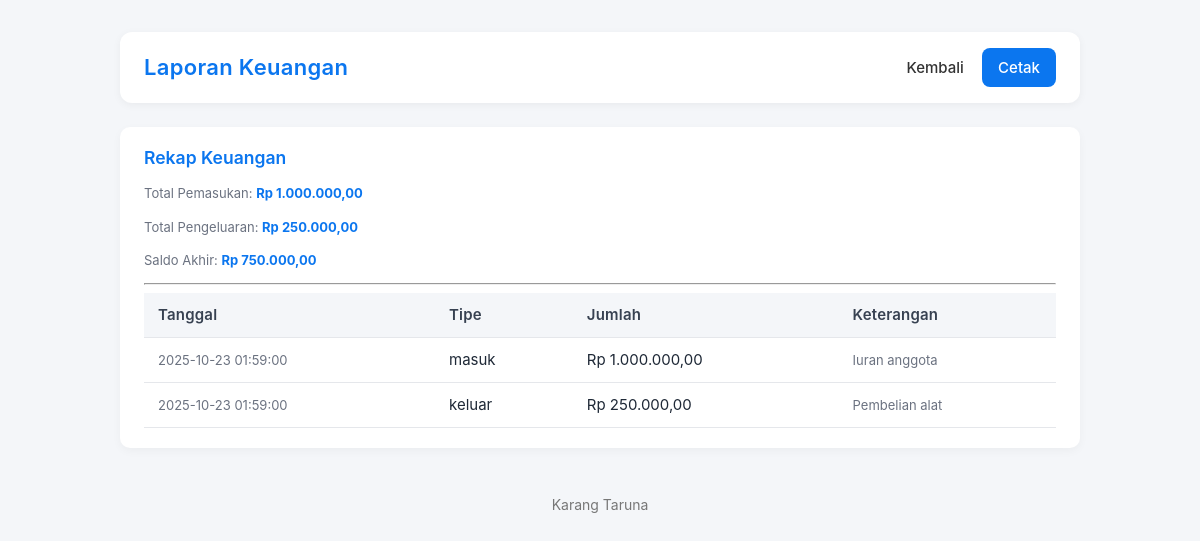
Page /laporan_keuangan.php (signed in) on the committed database.
### tables this page shows
CREATE TABLE IF NOT EXISTS keuangan (
  id INT AUTO_INCREMENT PRIMARY KEY,
  tanggal DATETIME DEFAULT CURRENT_TIMESTAMP,
  tipe ENUM('masuk','keluar') NOT NULL,
  keterangan VARCHAR(255),
  jumlah DECIMAL(15,2) NOT NULL,
  created_by INT
);

### laporan_keuangan.php (the view, shortened to what this page needs)
<?php
require 'db.php';
$tot_in = $conn->query("SELECT COALESCE(SUM(jumlah),0) as total FROM keuangan WHERE tipe='masuk'")->fetch_assoc()['total'];
$tot_out = $conn->query("SELECT COALESCE(SUM(jumlah),0) as total FROM keuangan WHERE tipe='keluar'")->fetch_assoc()['total'];
$saldo = $tot_in - $tot_out;
$all = $conn->query("SELECT * FROM keuangan ORDER BY tanggal DESC");
?>
<!doctype html><html><head><meta charset="utf-8"><title>Laporan Keuangan</title><link rel="stylesheet" href="css/style.css">
</head><body>
<div class="container">
  <div class="header"><div class="brand"><h1>Laporan Keuangan</h1></div><div class="nav"><a href="dashboard_admin.php">Kembali</a> <button class="btn" onclick="window.print()">Cetak</button></div></div>
  <div class="card">
    <h3>Rekap Keuangan</h3>
    <p class="small">Total Pemasukan: <strong>Rp <?=number_format($tot_in,2,',','.')?></strong></p>
    <p class="small">Total Pengeluaran: <strong>Rp <?=number_format($tot_out,2,',','.')?></strong></p>
    <p class="small">Saldo Akhir: <strong>Rp <?=number_format($saldo,2,',','.')?></strong></p>
    <hr>
    <table class="table"><thead><tr><th>Tanggal</th><th>Tipe</th><th>Jumlah</th><th>Keterangan</th></tr></thead><tbody>
    <?php while($r = $all->fetch_assoc()): ?>
      <tr><td class="small"><?=htmlspecialchars($r['tanggal'])?></td><td><?=htmlspecialchars($r['tipe'])?></td><td>Rp <?=number_format($r['jumlah'],2,',','.')?></td><td class="small"><?=htmlspecialchars($r['keterangan'])?></td></tr>
    <?php endwhile; ?>
    </tbody></table>
  </div>
  <div class="footer">Karang Taruna</div>
</div>
</body></html>

### css/style.css (style rules this page uses)
:root { --primary: #0b76ef; --muted: #f4f6f9; --card: #ffffff; --text: #1f2937; --border: #e5e7eb; --danger: #ef4444; }
* { box-sizing: border-box; font-family: "Inter", Arial, sans-serif; }
body { margin:0; background:var(--muted); color:var(--text); line-height:1.6; font-size:15px; }
.container { max-width:1000px; margin:32px auto; padding:0 20px; }
.header { display:flex; justify-content:space-between; align-items:center; margin-bottom:24px; background:var(--card); padding:16px 24px; border-radius:12px; box-shadow:0 2px 8px rgba(0,0,0,0.05); }
.brand { display:flex; align-items:center; gap:10px; }
.brand h1 { margin:0; font-size:22px; color:var(--primary); font-weight:600; letter-spacing:0.3px; }
.nav a { margin-left:10px; text-decoration:none; color:#333; padding:8px 14px; border-radius:6px; transition:all .3s; font-weight:500; }
.card { background:var(--card); padding:20px 24px; border-radius:10px; box-shadow:0 3px 10px rgba(0,0,0,0.04); margin-bottom:16px; }
.card h2, .card h3 { margin-top:0; color:var(--primary); font-weight:600; margin-bottom:12px; }
h1,h2,h3,h4 { line-height:1.3; }
p { margin-bottom:12px; text-align:justify; }
strong { color:var(--primary); }
.table { width:100%; border-collapse:collapse; margin-top:8px; }
.table th, .table td { padding:10px 14px; border-bottom:1px solid var(--border); text-align:left; vertical-align:middle; }
.table th { background:var(--muted); font-weight:600; color:#374151; letter-spacing:0.2px; }
button, .btn { display:inline-block; padding:10px 16px; border:none; border-radius:8px; background:#0b76ef; color:#fff; font-size:15px; font-weight:500; cursor:pointer; transition:background .25s, transform .2s; text-align:center; }
.footer { margin-top:32px; padding:14px; text-align:center; color:#777; font-size:14px; }
.small { font-size:13px; color:#6b7280; }

### rows in the picture
keuangan: tanggal "2025-10-23 01:59:00", tipe "masuk", jumlah "1.000.000,00", keterangan "Iuran anggota"
keuangan: tanggal "2025-10-23 01:59:00", tipe "keluar", jumlah "250.000,00", keterangan "Pembelian alat"

### other values in the picture
$tot_in "1.000.000,00"
$tot_out "250.000,00"
$saldo "750.000,00"
